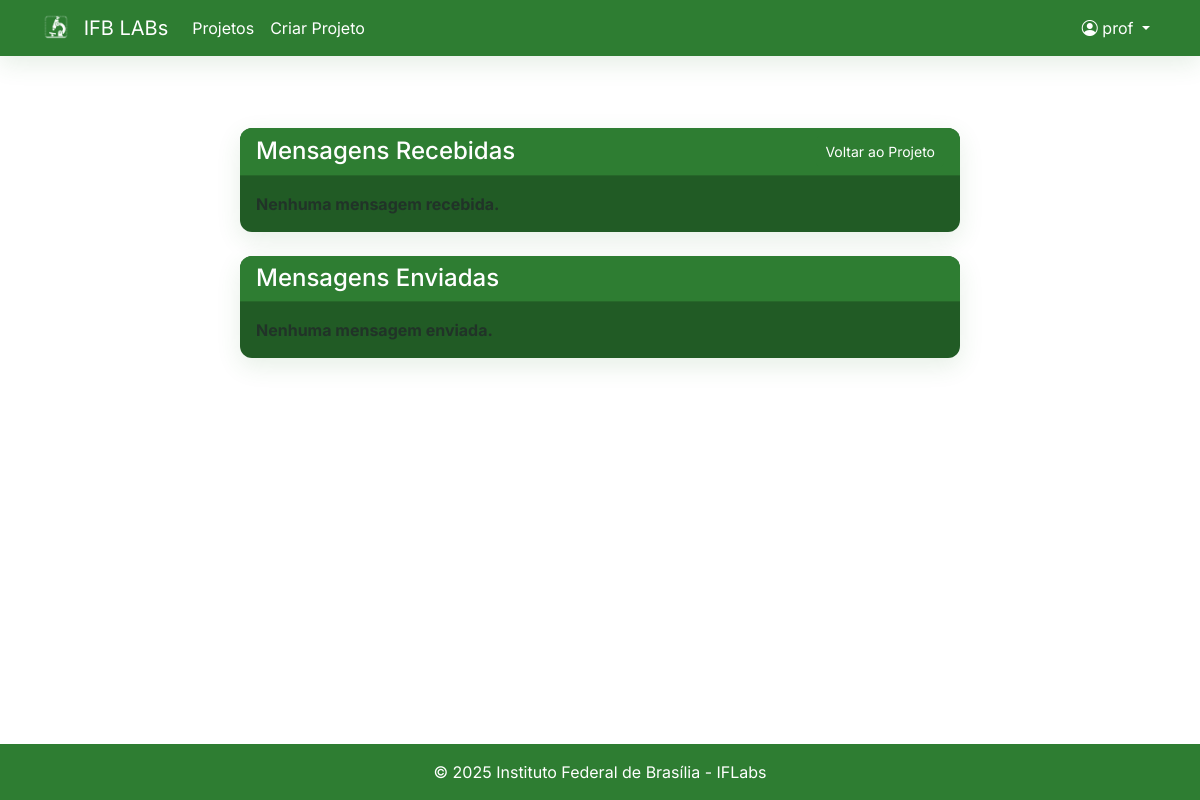
/projetos/1/mensagens (signed in), run on an earlier commit of the app's database.
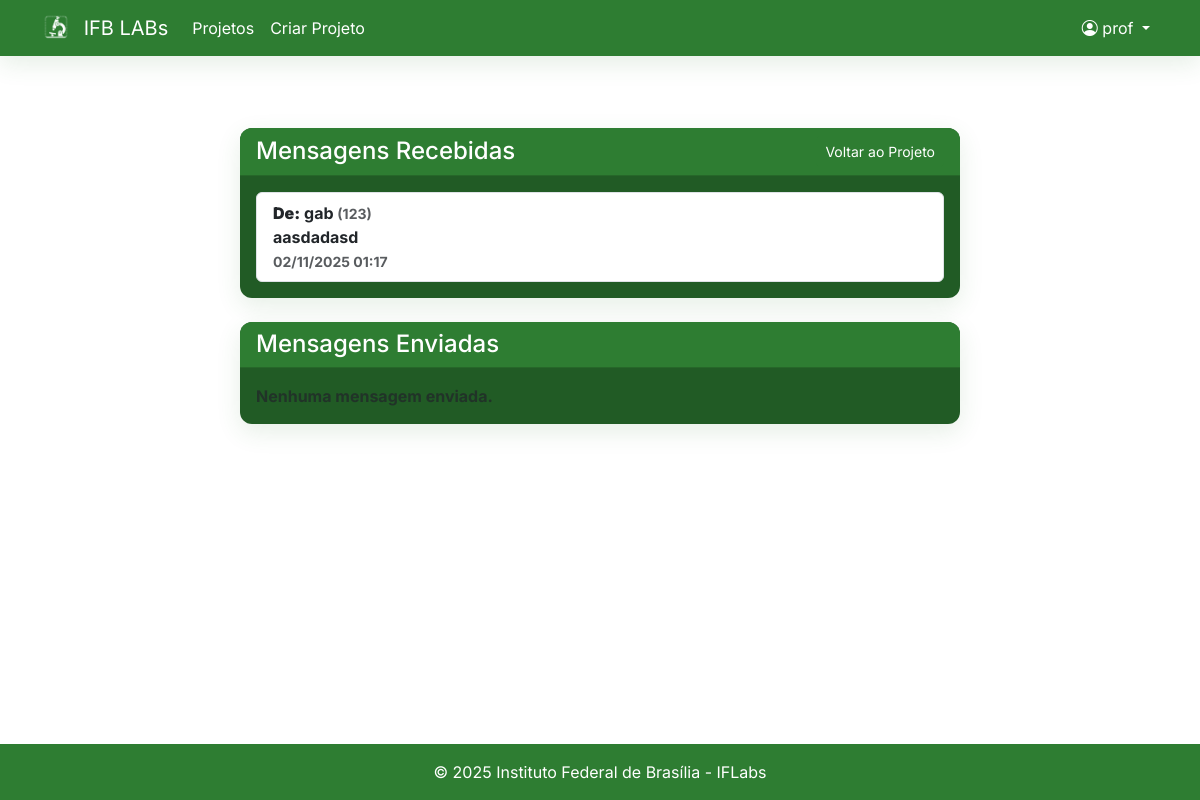
And on a later commit of the database.
### src/models.py (models this page shows, shortened)
class MensagemProjeto(db.Model):
    __tablename__ = 'mensagem_projeto'
    id = db.Column(db.Integer, primary_key=True)
    id_projeto = db.Column(db.Integer, db.ForeignKey('projeto.id'), nullable=False)
    remetente_matricula = db.Column(db.String(20), nullable=False)
    destinatario_matricula = db.Column(db.String(20), nullable=False)
    conteudo = db.Column(db.Text, nullable=False)
    data_envio = db.Column(db.DateTime, default=db.func.now())
    lida = db.Column(db.Boolean, default=False)

class Aluno(UserMixin, db.Model):
    __tablename__ = 'aluno'
    matricula = db.Column(db.String(20), primary_key=True)
    nome = db.Column(db.String(100), nullable=False)
    email = db.Column(db.String(120), unique=True, nullable=False)
    senha = db.Column(db.String(128), nullable=False)
    sobre = db.Column(db.Text, nullable=True)
    foto_perfil = db.Column(db.String(255), nullable=True)  # Caminho da foto
    aprovado = db.Column(db.Boolean, default=False)  # Novo campo para aprovação
    membros_projeto = db.relationship('MembroProjeto', backref='aluno', lazy=True)

### main.py (the view)
@app.route('/projetos/<int:id>/mensagens')
@login_required
def mensagens_projeto(id):
    projeto = Projeto.query.get_or_404(id)
    is_professor_autor = hasattr(current_user, 'tipo') and current_user.tipo == 'professor' and current_user.matricula == projeto.user_id
    is_aluno_membro = False
    if hasattr(current_user, 'tipo') and current_user.tipo == 'aluno':
        membro = MembroProjeto.query.filter_by(id_projeto=id, matricula=current_user.matricula, status='aceito').first()
        is_aluno_membro = membro is not None
    if not (is_professor_autor or is_aluno_membro):
        abort(403)
    msgs_recebidas = MensagemProjeto.query.filter_by(id_projeto=id, destinatario_matricula=current_user.matricula).order_by(MensagemProjeto.data_envio.desc()).all()
    for msg in msgs_recebidas:
        msg.lida = True
    msgs_enviadas = MensagemProjeto.query.filter_by(id_projeto=id, remetente_matricula=current_user.matricula).order_by(MensagemProjeto.data_envio.desc()).all()
    db.session.commit()
    from src.models import Aluno, Professor
    matriculas = set([m.remetente_matricula for m in msgs_recebidas] + [m.destinatario_matricula for m in msgs_enviadas])
    alunos = Aluno.query.filter(Aluno.matricula.in_(matriculas)).all() if matriculas else []
    profs = Professor.query.filter(Professor.matricula.in_(matriculas)).all() if matriculas else []
    nomes_por_matricula = {a.matricula: a.nome for a in alunos}
    for p in profs:
        nomes_por_matricula[p.matricula] = p.nome
    return render_template('projetos/mensagens.html', mensagens=msgs_recebidas, mensagens_enviadas=msgs_enviadas, nomes_por_matricula=nomes_por_matricula, projeto_id=id)

### main.py (called while the page is built, shortened)
@login_manager.user_loader
def load_user(user_id):
    user = Aluno.query.filter_by(matricula=user_id).first()
    if user:
        user.tipo = 'aluno'
        return user
    user = Professor.query.filter_by(matricula=user_id).first()
    if user:
        user.tipo = 'professor'
        return user

### templates/projetos/mensagens.html (shortened to what this page needs)
{% extends 'base.html' %}
{% block content %}
<div class="container my-5">
    <div class="row justify-content-center">
        <div class="col-lg-8">
            <div class="card mensagem mb-4">
                <div class="card-header bg-light d-flex justify-content-between align-items-center">
                    <h4 class="mb-0">Mensagens Recebidas</h4>
                    <a href="{{ url_for('detalhes_projeto', id=projeto_id) }}" class="btn btn-sm btn-outline-primary">Voltar ao Projeto</a>
                </div>
                <div class="card-body">
                    {% if mensagens %}
                        <ul class="list-group">
                            {% for msg in mensagens %}
                            <li class="list-group-item">
                                {% set nome_remetente = nomes_por_matricula.get(msg.remetente_matricula, msg.remetente_matricula) %}
                                <strong>De:</strong> {{ nome_remetente }} <small class="text-muted">({{ msg.remetente_matricula }})</small><br>
                                <span>{{ msg.conteudo }}</span><br>
                                <small class="text-muted">{{ msg.data_envio.strftime('%d/%m/%Y %H:%M') }}</small>
                            </li>
                            {% endfor %}
                        </ul>
                    {% else %}
                        <span class="text-muted">Nenhuma mensagem recebida.</span>
                    {% endif %}
                </div>
            </div>
            <div class="card mensagem">
                <div class="card-header bg-light">
                    <h4 class="mb-0">Mensagens Enviadas</h4>
                </div>
                <div class="card-body">
                    {% if mensagens_enviadas %}
                        <ul class="list-group">
                            {% for msg in mensagens_enviadas %}
                            <li class="list-group-item">
                                {% set nome_dest = nomes_por_matricula.get(msg.destinatario_matricula, msg.destinatario_matricula) %}
                                <strong>Para:</strong> {{ nome_dest }} <small class="text-muted">({{ msg.destinatario_matricula }})</small><br>
                                <span>{{ msg.conteudo }}</span><br>
                                <small class="text-muted">{{ msg.data_envio.strftime('%d/%m/%Y %H:%M') }}</small>
                            </li>
                            {% endfor %}
                        </ul>
                    {% else %}
                        <span class="text-muted">Nenhuma mensagem enviada.</span>
                    {% endif %}
                </div>
            </div>
        </div>
    </div>
</div>
{% endblock %}

What changed in the data, as far as the page shows it:
added MensagemProjeto: remetente_matricula "123", conteudo "aasdadasd", data_envio "02/11/2025 01:17"
now on this page (row unchanged): Aluno: nome "gab"
Also different on the page:
text no longer shown: "Nenhuma mensagem recebida."
